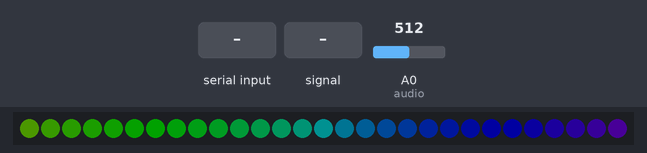
The sketch below on a simulated Arduino Uno, built with avr-gcc and run on an emulated ATmega328P. Parts: 29 RGB LEDs in strip order, left to right. Inputs (shaded band) come from the test bench; at power-on: A0 (audio) = 512. Dim RGB values are drawn brighter than linear; what the sketch prints to the serial monitor is not drawn.

Above: at 4.2 s.
4.3 s: A0 (audio) set to 0
At 5.4 s:
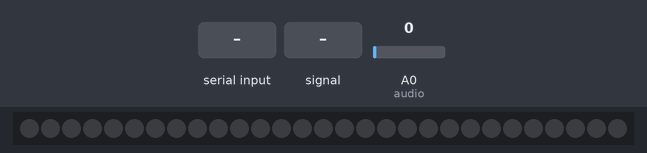
6.0 s: A0 (audio) set to 95
At 6.15 s:
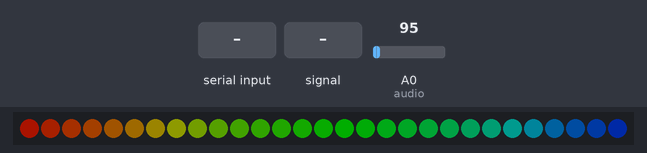
8.4 s: "m" received over Serial
At 8.57 s:
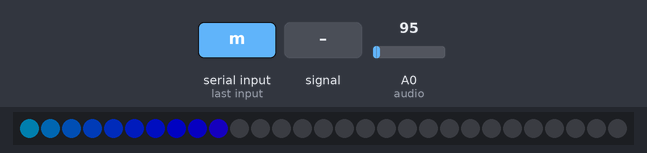
10.8 s: A0 (audio) fed a 200 Hz sine of ±81 counts around its level
At 10.98 s:
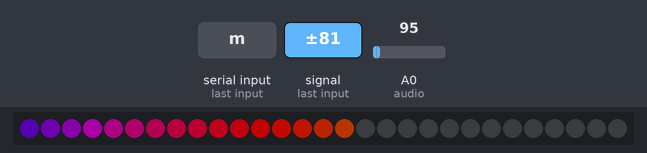
13.8 s: "l" received over Serial
At 13.99 s:
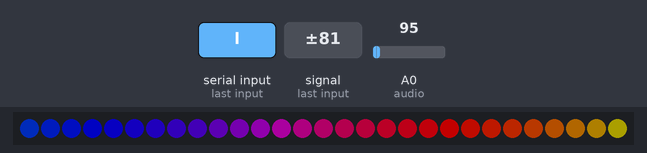
15.9 s: "r" received over Serial
At 18.1 s:
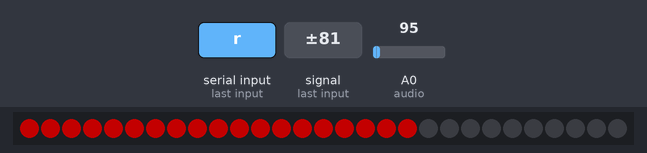
Timing chart, 0 to 19.3 s (numbered marks = the images above; inputs shaded):
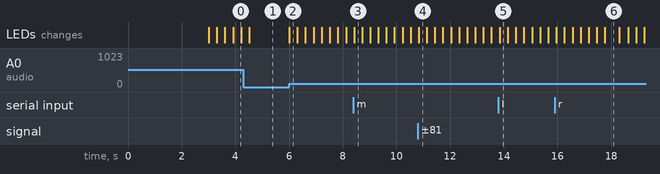

The sketch:

LET_THERE_BE_LIGHTS.ino
```cpp
#include <FastLED.h>

// Arduino Music Visualizer 0.2

// LED LIGHTING SETUP
#define LED_PIN     7
#define NUM_LEDS    29
#define midway 15
int BRIGHTNESS = 90;
#define LED_TYPE    WS2811
#define COLOR_ORDER GRB
CRGB leds[NUM_LEDS];
#define UPDATES_PER_SECOND 100

// AUDIO INPUT SETUP
int audio = A0;
int mode=9;
// STANDARD VISUALIZER VARIABLES
int loop_max = 0;
int k = 125; // COLOR WHEEL POSITION
int decay = 0; // HOW MANY MS BEFORE ONE LIGHT DECAY
int decay_check = 0;
long pre_react = 0; // NEW SPIKE CONVERSION
long react = 0; // NUMBER OF LEDs BEING LIT
long post_react = 0; // OLD SPIKE CONVERSION
// RAINBOW WAVE SETTINGS
int wheel_speed = 1;

void setup()
{
  // LED LIGHTING SETUP
  delay( 3000 ); // power-up safety delay
  FastLED.addLeds<LED_TYPE, LED_PIN, COLOR_ORDER>(leds, NUM_LEDS).setCorrection( TypicalLEDStrip );
  FastLED.setBrightness(  BRIGHTNESS );

  // CLEAR LEDS
  for (int i = 0; i < NUM_LEDS; i++)
    leds[i] = CRGB(0, 0, 0);

  FastLED.show();


  // SERIAL AND INPUT SETUP
  Serial.begin(115200);
  pinMode(audio, INPUT);
  Serial.println("\nListening...");
}

// FUNCTION TO GENERATE COLOR BASED ON VIRTUAL WHEEL
// https://github.com/NeverPlayLegit/Rainbow-Fader-FastLED/blob/master/rainbow.ino
CRGB Scroll(int pos) {
  CRGB color (0,0,0);
  if(pos < 85) {
    color.g = 0;
    color.r = ((float)pos / 85.0f) * 255.0f;
    color.b = 255 - color.r;
  } else if(pos < 170) {
    color.g = ((float)(pos - 85) / 85.0f) * 255.0f;
    color.r = 255 - color.g;
    color.b = 0;
  } else if(pos < 256) {
    color.b = ((float)(pos - 170) / 85.0f) * 255.0f;
    color.g = 255 - color.b;
    color.r = 1;
  }
  return color;
}

// Uncomment the one you want
void rainbow()
{
  BRIGHTNESS=90;
  for(int i = NUM_LEDS - 1; i >= 0; i--) {
    if (i < react)
      leds[i] = Scroll((i * 256 / 50 + k) % 256);
    else
      leds[i] = CRGB(0, 0, 0);
  }
    FastLED.setBrightness(BRIGHTNESS);

  FastLED.show();
}
void showl(int r, int g, int b){
  BRIGHTNESS=90;
    for(int i = NUM_LEDS - 1; i >= 0; i--) {
      if (i<react) leds[i]=CRGB(r,g,b);
      else leds[i]=CRGB(0,0,0);
}
  FastLED.setBrightness(BRIGHTNESS);

FastLED.show();}

void mode8(bool var){

for(int i = NUM_LEDS - 1; i >= 0; i--) {
      if (var) leds[i] = Scroll((i * 256 / 50 + k) % 256);
      else leds[i]=CRGB(255,255,255);
  }
  BRIGHTNESS=react*5;
  FastLED.setBrightness(BRIGHTNESS);
  FastLED.show();

}


void loop(){
  int audio_input = (analogRead(audio)*8)/2; // ADD x2 HERE FOR MORE SENSITIVITY
  if (audio_input > 0)
  {
    pre_react = ((long)NUM_LEDS * (long)audio_input) / 1023L; // TRANSLATE AUDIO LEVEL TO NUMBER OF LEDs

    if (pre_react > react) // ONLY ADJUST LEVEL OF LED IF LEVEL HIGHER THAN CURRENT LEVEL
      react = pre_react;

    if (Serial.available() > 0) // SERIAL INPUT FOR ADJUSTING SETTINGS
    {
      char inChar = (char)Serial.read();
      if (inChar == 'r')
        mode = 0;
      if (inChar == 'g')
      mode = 1;
      if (inChar == 'b')
        mode = 2;
      if (inChar == 'v')
        mode = 3;
      if (inChar == 'y')
        mode = 4;
      if (inChar == 'w')
        mode = 5;
      if (inChar == 'c')
        mode = 6;
      if (inChar == 'm')
        mode=7;
      if (inChar == 'f')
        mode=8;
      if (inChar == 'l')
        mode=9;
      if (inChar == 'a')
        mode=10;
    }
  }
// Uncomment the one you want
  // doubleRainbow(); // APPLY COLOR

  switch (mode)
  {
  case 0:
    showl(255,0,0);
    break;
  case 1:
    showl(0,255,0);
    break;
  case 2:
    showl(0,0,255);
    break;
  case 3:
    showl(255,0,255);
    break;
  case 4:
    showl(255,255,0);
    break;
  case 5:
    showl(255,255,255);
    break;
  case 6:
    showl(0,255,255);
    break;
  case 7:
    rainbow();
      break;
  case 8:
      mode8(false);
      break;
  case 9:
      mode8(true);
      break;
  }


  k = k - wheel_speed; // SPEED OF COLOR WHEEL
  if (k < 0) // RESET COLOR WHEEL
    k = 255;

  // REMOVE LEDs
  decay_check++;
  if (decay_check > decay)
  {
    decay_check = 0;
    if (react > 0)
      react--;
  }
  //delay(2);
}
```

Measured:
- after the input at 4.3 s, the LEDs: change after 0.22 s (image 1)
- after the input at 6.0 s, the LEDs: change at once (image 2)
- after the input at 8.4 s, the LEDs: change at once (image 3)
- after the input at 13.8 s, the LEDs: change at once (image 5)
- after the input at 15.9 s, the LEDs: first change after 0.06 s (image 6 shows a later state)
